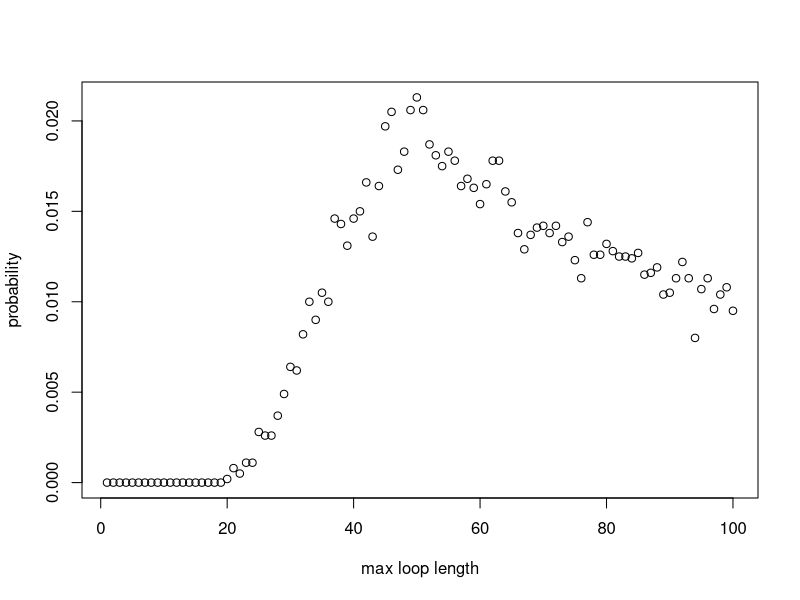

Recreate this plot in R.
#### Team Members:
# Fatima Kasenally (S2443602); Wenqi Ni (s1792412); Cameron Allan (S1748084)

#### address of github repo:
#https://github.com/niwq15/SP-Group-7-A2


#### Contributions

# Functions we each made versions of:
# Cameron - Strategy3, Pone, 
# Wenqi - Strategy1, Strategy2, Strategy3, Pone, Pall, dloop 
# Fatima - Strategy2, Pone, Pall, dloop 

# each of us should add more here. we can say what we have done, involving different versions of functions above

# Other Tasks: (correct your own)
# Cameron - optimising stuff and array stuff
# Wenqi - Q3 - Q6 stuff 
# Fatima - Q3 - Q6 stuff 




#### Overview / summary
# This file holds the self-contained code to simulate a generalised version of the famous '100 Prisoners Problem' 
# The problem is defined as follows: 
# Consider a prison containing 2n prisoners, each with a unique identification number ranging from 1 to 2n. 
# The prison has a room with 2n boxes, each uniquely numbered from 1 to 2n and each containing a single card. 
# These cards are each labelled with a unique number between 1 and 2n. 
# Each prisoner is allowed to open n boxes to find the card with their number.
# If all 2n prisoners successfully find their cards then they all go free. 
# After their turn,the prisoners are not allowed to communicate any new information from the boxes 
# to prisoners who have yet to take their turn.
# The room is returned to its original state after each prisoner’s go. 

# Firstly, we will show 3 strategies for the prisoners, then create a 'Pone' function to estimate 
# the probability of a single prisoner successfully finding their number, then use a 'Pall' function to 
# calculate the probability of all the prisoners finding their numbers. 
# Based on the results of the individual and joint success probabilities using different strategies, 
# we will give some comments about which strategy has the highest success probabilities for 
# both individuals and the collective. 

# The following code uses stochastic simulation to explore the prisoner problem. 

## There are 2n cards each printed with a unique number from 1 to 2n.
## The 2n cards are randomly placed one in each of 2n boxes
## Use sample function to give a random order of card numbers
## cards_num <- sample(1:(2*n), 2*n, replace=FALSE)
## Therefore cards_num simulates 2n cards (element value) randomly placed in 2n boxed (element index)

## Each function expressing the various strategies for opening boxes to find cards will require the same 
## input parameters : n,k,cards_num. Where n parameterises the 2n number of boxes, prisoner and cards in our problem.
## k is the prisoner's number in a given trial run and cards_num, as explained above, represents the boxes and 
## cards places in them. As the boxes and cards comfiguration must remain the same between prisoner trials it cannot
## be defined within the function and must be called on and externally defined. 
## Uniform input parameters allows the implemented strategy to be variable in each simulation as each strategy 
## function is interchangable. This is requires by functions 'Pone' and 'Pall'



## Strategy 1:
## Each prisoner with their number 'p' starts at the p-th box whose number on the card is k
## If k is not equal to p, then the prisoner goes to box number k and opens it
## The process will be repeated until they have either found the card with number p or opened n boxes without finding it

## Prisoner 'k' uses Strategy 1 to find their number amoungst '2n' boxes 'cards_num'
Strategy1 <- function(n,k,cards_num) {
  #create an empty vector to store card numbers as they are read
  cards_picked <- rep(0, n) # the prisoner can read at most n cards
  cards_picked[1] <- cards_num[k] # start at the box with his number (k) on it 
  #for each of the remaining steps, first check if he has found his card number
  #if so, he will stop; if not, he will continue to read cards
  for (b in 2:n) {
    if (cards_picked[b-1] == k) {#if the prisoner k has found his number
      return(TRUE) #yes the prisoner has successfully found his card
      break # stop here and the prisoner will not open other boxes
    } else {#otherwise prisoner will open another box with the number of the last card
      cards_picked[b] <- cards_num[cards_picked[b-1]]
    }
  }
  #check whether he finds his number in the final step
  if (cards_picked[n] != k) { #if the final number is not his number
    return(FALSE) #prisoner has failed to find his card
  } else {#if the final number is equal to his number
    return(TRUE) #prisoner has successfully found his card
  }
}



## Strategy 2:
## This strategy follows an identicle procedure to strategy 1, save that the starting box is randombly selected
## The prisoner uses the card number in each box to pick his next box to open.
## The prisoner can open at most n boxes in order to find the card with their number on it

## Prisoner 'k' uses Strategy 2 to find their number amoungst '2n' boxes 'cards_num'
Strategy2 <- function(n,k,cards_num) {
  #create an empty vector to store card numbers that have been read
  cards_picked <- rep(0, n) # the prisoner can read at most n cards
  cards_picked[1] <- sample(cards_num,1)# start at a randomly selected box 
  #for each of the remaining steps, firstly check whether he has found him number card
  #if so, he will stop; if not, he will continue to read cards
  for (b in 2:n) {
    if (cards_picked[b-1] == k) {#if the prisoner k has found his number
      return(TRUE)
      break #stop here and the prisoner will not open other boxes
    } else {#otherwise prisoner will open the box with number k
      cards_picked[b] <- cards_num[cards_picked[b-1]]
    }
  }
  #check whether he finds his number in the final step
  if (cards_picked[n] != k) { #if the final number is not his number
    return(FALSE)
  } else {#if the final number is equal to his number
    return(TRUE)
  }
} #The function reutrns TRUE/FALSE expressing that the prisoner has FOUND/FAILED TO FIND his card 



## Strategy 3:
## In this strategy the prisoner opens n boxes at random, with replacement, i.e. he may open an already open box

## Prisoner 'k' uses Strategy 1 to find their number amoungst '2n' boxes 'cards_num'
Strategy3 <- function(n,k,cards_num){ 
  cards_picked <- sample(cards_num,n) # Randomly select n boxes from cards_num to open
  if (k %in% cards_num[cards_picked]){ # Check if prisoner number is in any of the boxes selected
    return(TRUE) 
    #cat("The prisoner found their card in box ", match(x,boxes[select_box])) # Uncomment this if running Strategy3 standalone for a success message
  } else { # If prisoner number not in any of the n boxes
    return(FALSE)
    #print("The prisoner did not find their card.") # Uncomment this for a failure message.
  }
} # End function



## 'Pone' is a function which estimates the probability of a prisoner,k, successfully finding their card number  (k)
## amoungst 2n boxes (cards_num) in nreps simulated trials, using any one of the available strategies encoded above

Pone <- function(n,k,strategy,nreps) {
  # create an empty vector to store the outsome of each simulation as 1/0 = Success/ Failure to find his card
  success <- rep(0, nreps)
  for (i in 1:nreps) {
    # simulate the order of card numbers
    cards_num <- sample(1:(2*n), 2*n, replace=FALSE)
    success[i] <- strategy(n,k,cards_num)
  }
  # return the frequentist probability of success as: 
  # total number of simulated successes / total number of simulations
  return(sum(success)/nreps)
}

## 'Pall' is a function to find the probability of all the 2n prisoners simultaneously finding their cards in a 
## single simulation and thus being able to escape. All prisoners must use the same strategy and the probability 
## is calculated by analyzing the results from nreps simulated trials 

Pall <- function(n,strategy,nreps) {
  #create a vector to record the result of each simulation with default values of 1s
  num_success <- rep(1,nreps)
  for (i in 1:nreps) {#for each simulation
    #generate a random order of card numbers
    cards_num <- sample(1:(2*n), 2*n, replace=FALSE)
    #use the strategies to calculate whether each prisoner can find their correct number within n times
    for (k in 1:(2*n)) {
      result <- strategy(n,k,cards_num) # save the result of strategy for the k-th prisoner
      num_success[i] <- num_success[i] * result # if result is 1 keep 1 in the vector. If 0 change to 0.
      if (result == 0){ # stop if any prisoner does not escape, this cuts down simulation run-time
        break
      }
    }
  }
  # return the frequentist probability as: total number of simulated successes / total number of simulated trials
  return(sum(num_success)/nreps)
}

### Sample Results ###

### individual prisoner probabilities: 
### Pone takes args: n,k,strategy,nreps

Pone(5,5,Strategy1,10000)
Pone(50,50,Strategy1,10000)
# one prisoner & strategy 1: prob success ~ 50%  (for all n)

Pone(5,5,Strategy2,10000)
Pone(50,50,Strategy2,10000)
# one prisoner & strategy 2: prob success ~40%  (n=5) ~37%  (n>50)

Pone(5,5,Strategy3,10000)
Pone(50,50,Strategy3,10000)
# one prisoner & strategy 3: prob success ~50%  (for all n)

### joint probabilities for all prisoners as a collective:  
### Pall takes args: n,strategy,nreps


Pall(5,Strategy1,10000)
Pall(50,Strategy1,10000)
#10 prisoners & strategy 1: prob success ~35% (n=5)
#100 prisoners & strategy 1: prob success ~30% (n=50)

Pall(5,Strategy2,10000)
Pall(50,Strategy2,10000)
#10 prisoners & strategy 2: prob success ~0.01%  (n=5)
#100 prisoners & strategy 2: prob success ~0% (smaller than precision)  (n=50)

Pall(5,Strategy3,10000)
Pall(50,Strategy3,10000)
#10 prisoners & strategy 3: prob success ~1%  (n=5)
#100 prisoners & strategy 3: prob success ~0% (smaller than precision) (n=50)


# STILL TO DO Q4 - WILL DRAFT THEN INSERT TOMORROW 


## Remarks
# Strategy 1 and Strategy 3 have similar individual success probabilities of 50%, 
# while Strategy 1 has much higher joint success probability of above 30%.
# It is surprising that Strategy 3 has high individual success probability, but very low joint probability.
# To summarise, Strategy 1 is a great choice for prisoners, for both themselves and others 
# as it has high individual and joint success probabilities finding their numbers.




#Calculate the probability of loop lengths 
dloop <- function(n, nreps) {
  each_loop_lengths <- c() #list to store the loop lengths generated by all simulations
  max_loop_lengths <- c()
  
  for (i in 1:nreps){ 
    #simulate the boxes nreps times 
    boxes <- sample(1 : (2*n), 2*n , replace=FALSE) 
    unopened_boxes <- 1:(2*n)
    
    #store the unique loop lengths generated from each simulation 
    new_loop_lengths <- c()
    
    #scan for loops, (while more than 2 boxes are still closed, indexing breaks down for smaller loops)
    while (length(unopened_boxes) > 2 ){
      #pick the smallest number unopened box and store the value of the card inside 
      cards_picked <- boxes[unopened_boxes[1]]
      
      #pick your next box according to your last card and scan each closed loop
      for (b in 2:length(unopened_boxes)){ #max loop length is the number of closed boxes
        cards_picked <- c(cards_picked, boxes[cards_picked[b-1]])
      }#end for 
      
      #add your new loop length to your list
      new_loop_lengths <- c(new_loop_lengths, length(unique(cards_picked))) 
      
      #remove the boxes opened 
      unopened_boxes <- setdiff(unopened_boxes,unique(cards_picked))
    } #end while 
    
    
    each_loop_lengths <- c(each_loop_lengths, unique(new_loop_lengths))
    max_loop_lengths <- c(max_loop_lengths, max(new_loop_lengths))
    
    
  } #end for 
  
  #probability vector for the occurrence of each maximum loop length 
  prob_vec_ymax <- tabulate(max_loop_lengths)/nreps
  x_axis <- 1:length(prob_vec_ymax)
  #prints a plot for probailities of maximum loop lengths
  plot(x_axis, prob_vec_ymax, xlab = "max loop length", ylab = "probability")
  
  #find the probability of max loop length is less than n
  prob_less_n_loop = sum(prob_vec_ymax[1:n])
  cat("\n","prob your max loop has a length less than n",   prob_less_n_loop, "\n")
  
  
  #probability vector for the occurrence of each type of loop length 
  prob_vec_y <- tabulate(each_loop_lengths)/nreps
  cat("your probability vector for producing at least one loop of length i: \n", prob_vec_y)
  return(prob_vec_y)
}#end function


VAR_1 <- dloop(50, 10000)
